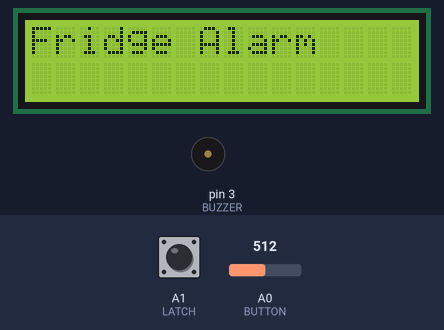
Recording of a sketch running on a simulated Arduino Uno, built with avr-gcc and run on an emulated ATmega328P. Shown: 16×2 character LCD, buzzer (waves = sounding, pin HIGH). Inputs (shaded band) come from the test bench; at power-on: A0 (BUTTON) = 512, A1 (LATCH) HIGH. What the sketch prints to the serial monitor is not drawn.

Above: at 0.12 s.
At 1.2 s:
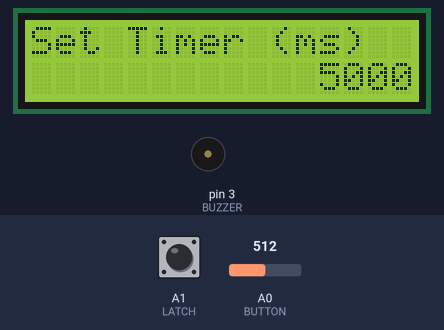
1.3 s: A0 (BUTTON) set to 0
At 1.5 s:
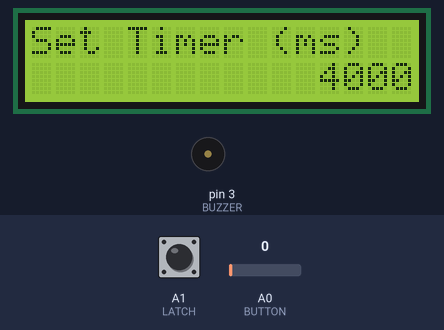
2.9 s: A0 (BUTTON) set to 122
Timing chart, 0 to 5.9 s (numbered marks = the images above; inputs shaded):
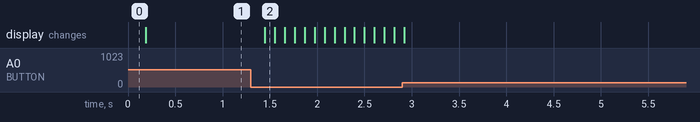

The sketch:

FridgeAlarm.ino
```cpp
/*
 * Adjustable Fridge Door Alarm - Jaycar Electronics
 * Author Dre West
 *
 * This project has a buzzer module attached on pin 3
 * and a reed switch attached on A1.
 *
 * The controller module buttons automatically go to A0.
 *
 */

// include the library code:
#include <LiquidCrystal.h>

#define BUZZER 3 //buzzer is on pin 3.
#define LATCH A1 //latch is on A1
#define BUTTON A0 //buttons from shield are all connected on A0

//these are the analog readings of each button press.
//they should be the same for your unit aswel.
// if not, make a simple sketch to Serial.println(AnalogRead(A0)); to find new values
//we have divided these values by 10 to count for slight varience in the values  ie: (1023 instead of 1024)
#define NO_BUTTON 102
#define MENU_UP 10
#define MENU_DOWN 25
#define MENU_SELECT 64
#define MENU_LEFT 40
#define MENU_RIGHT 0


LiquidCrystal lcd(8,9,4,5,6,7);

long timer = 0;
bool timerEnabled = false;
bool soundAlarm = false;
long deltaTime = 5 * 1000; //5 seconds

int button = NO_BUTTON;
bool menuOpen = false;


void setup() {
	lcd.begin(16, 2);
	pinMode(BUTTON,INPUT);
	pinMode(LATCH,INPUT_PULLUP);
	pinMode(BUZZER,OUTPUT);

 Serial.begin(9600);
 Serial.println("allok");

}


void loop() {
  lcd.clear();
  lcd.print("Fridge Alarm");
  lcd.setCursor(0,1);
	//each loop, wait for either the door latch or menu buttons.

  do
  {
    button = analogRead(BUTTON) / 10;

    lcd.setCursor(0,1);
    delay(100);
  	if(digitalRead(LATCH) == HIGH)//latch is open.
  	{
      lcd.print("            OPEN");

  		//have we got a timer? if not, start one
  		if(timerEnabled == false)
  		{
        Serial.println("timerEnabled");
  			timerEnabled = true;
  			timer = millis();
  		}
  		else if (millis() - timer > deltaTime) //we have a timer and
  		{ //if the elapsed time
  			//is greater than what we specified
  			soundAlarm = true;
  		}

     //some debugging output
     Serial.print("latch opened at: ");
     Serial.print(timer,DEC);
     Serial.print("   current: ");
     Serial.print(millis(),DEC);
     Serial.print("   delta: ");
     Serial.print(millis() - timer,DEC);
     Serial.print("   out of ");
     Serial.print(deltaTime,DEC);
     Serial.println();
  	}
  	else //latch is closed
  	{
      lcd.print("          CLOSED");
  		//never have the alarm sounding or timer when latch is closed
  		soundAlarm = false;
  		timerEnabled = false;
      timer = 0;
  	}

  	if(soundAlarm) //are we sounding an alarm?
  	{
      Serial.println("ARLM");
  		digitalWrite(BUZZER,HIGH);
  		delay(100);
      digitalWrite(BUZZER,LOW);
      delay(100);
  	}


  }while(button == NO_BUTTON);


  soundAlarm = false; //stop the timer/alarm because the user knows
  timerEnabled = false;

  //show the menu and get a new deltaTime;
  deltaTime = getValueFromMenu(deltaTime);

  Serial.println("deltaTime changed to");
  Serial.print(deltaTime,DEC);
  Serial.println();
  delay(1000);
}

long getValueFromMenu(long delta_time) //display a menu to the user and return a new deltavalue
{
  String value;
  long new_time = delta_time;
  short p;
  bool menu_open = true;

  while(menu_open)
  {

    //clear the screen and show the heading
    lcd.clear();
    lcd.print("Set Timer (ms)");
    lcd.setCursor(0,1);

    String value = String(new_time); //convert deltaTime into a String object
    p = value.length();               //get the length of the string

    lcd.setCursor(16-p,1); //right align by setting the cursor 'p' amount away from the right
    lcd.print(value.c_str()); //print the string


    button = analogRead(BUTTON) / 10;

    Serial.print(button,DEC);
    Serial.println();
    switch(button)
    {
      case MENU_SELECT:
      Serial.println("menu false");
        menu_open = false;
        break;

      case MENU_UP:
        new_time += 100;
        break;
      case MENU_DOWN:
        new_time -= 100;
        break;
      case MENU_LEFT:
        new_time += 1000;
        break;
      case MENU_RIGHT:
        new_time -= 1000;
        break;


    }
  delay(100);
  }
    return new_time;
}
```

Measured:
- after the input at 1.3 s, the display: changes after 0.15 s (image 2)
